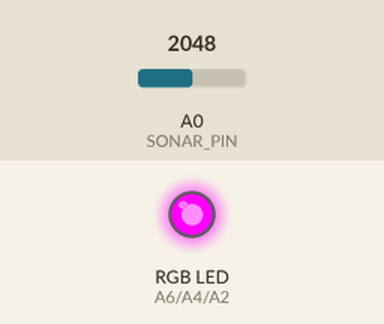
The sketch below on a simulated Particle Photon. On the bench: an RGB LED mixed from three pins (HIGH = lit). Inputs (shaded band) come from the test bench; at power-on: A0 (SONAR_PIN) = 2048.

Above: at 1.2 s.
1.3 s: A0 (SONAR_PIN) set to 620
2.8 s: A0 (SONAR_PIN) set to 551
At 3.9 s:
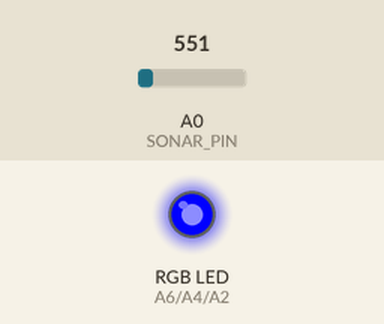
4.3 s: A0 (SONAR_PIN) set to 385
5.8 s: A0 (SONAR_PIN) set to 319
At 6.3 s:
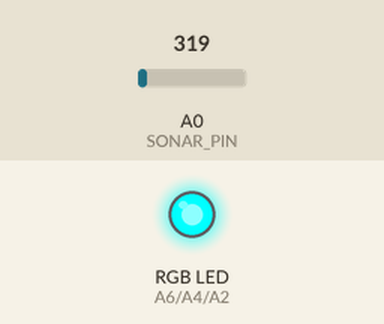
7.3 s: A0 (SONAR_PIN) set to 491
At 8.5 s:
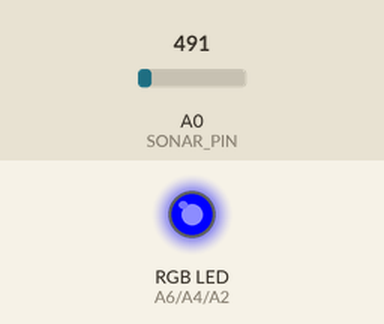
8.8 s: A0 (SONAR_PIN) set to 20
At 9.9 s:
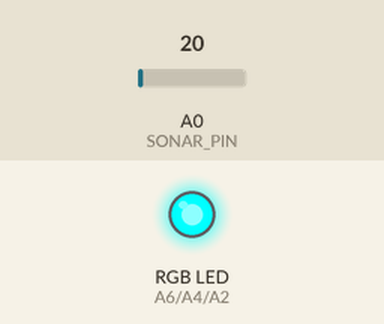
Timing chart, 0 to 11.3 s (numbered marks = the images above; inputs shaded):
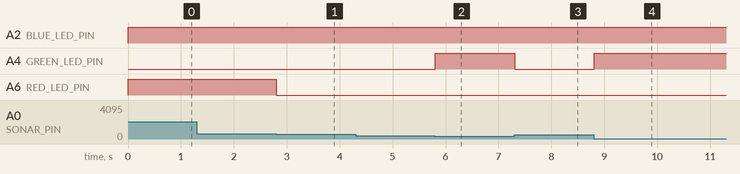

Measured:
- the behaviour switches between 598 and 597 on A0 (SONAR_PIN) (found by bisection; images 0 and 1)
- the behaviour switches between 353 and 352 on A0 (SONAR_PIN) (found by bisection; images 1 and 2)
- after the input at 1.3 s, every drawn part: stays the same
- after the input at 2.8 s, A6 (RED_LED_PIN): HIGH → LOW at once
- after the input at 4.3 s, every drawn part: stays the same
- after the input at 5.8 s, A4 (GREEN_LED_PIN): LOW → HIGH at once
- after the input at 7.3 s, A4 (GREEN_LED_PIN): HIGH → LOW at once
- after the input at 8.8 s, A4 (GREEN_LED_PIN): LOW → HIGH at once

The sketch:

parking-sensor.ino
```cpp
// RGB LED pins
const int RED_LED_PIN = A6;
const int GREEN_LED_PIN = A4;
const int BLUE_LED_PIN = A2;
const int SONAR_PIN = A0;

// Colors
const int RED = 0;
const int YELLOW = 1;
const int GREEN = 2;
const int OFF = 3;

// The final distance value
double distance = 0.0;

// Voltage reading from sonar
int voltage = 0;

void setup() {
    pinMode(SONAR_PIN, INPUT);
    pinMode(RED_LED_PIN, OUTPUT);
    pinMode(GREEN_LED_PIN, OUTPUT);
    pinMode(BLUE_LED_PIN, OUTPUT);

    // Register a Spark variable here that we can get via curl
    // curl "https://api.particle.io/v1/devices/55ff6d065075555348131787/dist?access_token=e6e9091b5aadb3443230b1fcddb783d19f2a5e0b"
    Particle.variable("dist", &distance, DOUBLE);
}

void setColor(int color) {
    if (color == GREEN) {
        digitalWrite(RED_LED_PIN, HIGH);
        digitalWrite(GREEN_LED_PIN, LOW);
        digitalWrite(BLUE_LED_PIN, HIGH);
    } else if (color == YELLOW) {
        digitalWrite(RED_LED_PIN, LOW);
        digitalWrite(GREEN_LED_PIN, LOW);
        digitalWrite(BLUE_LED_PIN, HIGH);
    } else {
        digitalWrite(RED_LED_PIN, LOW);
        digitalWrite(GREEN_LED_PIN, HIGH);
        digitalWrite(BLUE_LED_PIN, HIGH);
    }
}

int getColorForDistance(int distance) {
    if (distance < 36) {
        return RED;
    } else if (distance >= 36 && distance <= 60) {
        return YELLOW;
    } else {
        return GREEN;
    }
}

void loop() {
    voltage = analogRead(SONAR_PIN);
    distance = voltage / 9.8; // 9.8v per inch
    // Serial.println(distance); //for debugging
    setColor(getColorForDistance(distance));
    delay(100);
}
```
